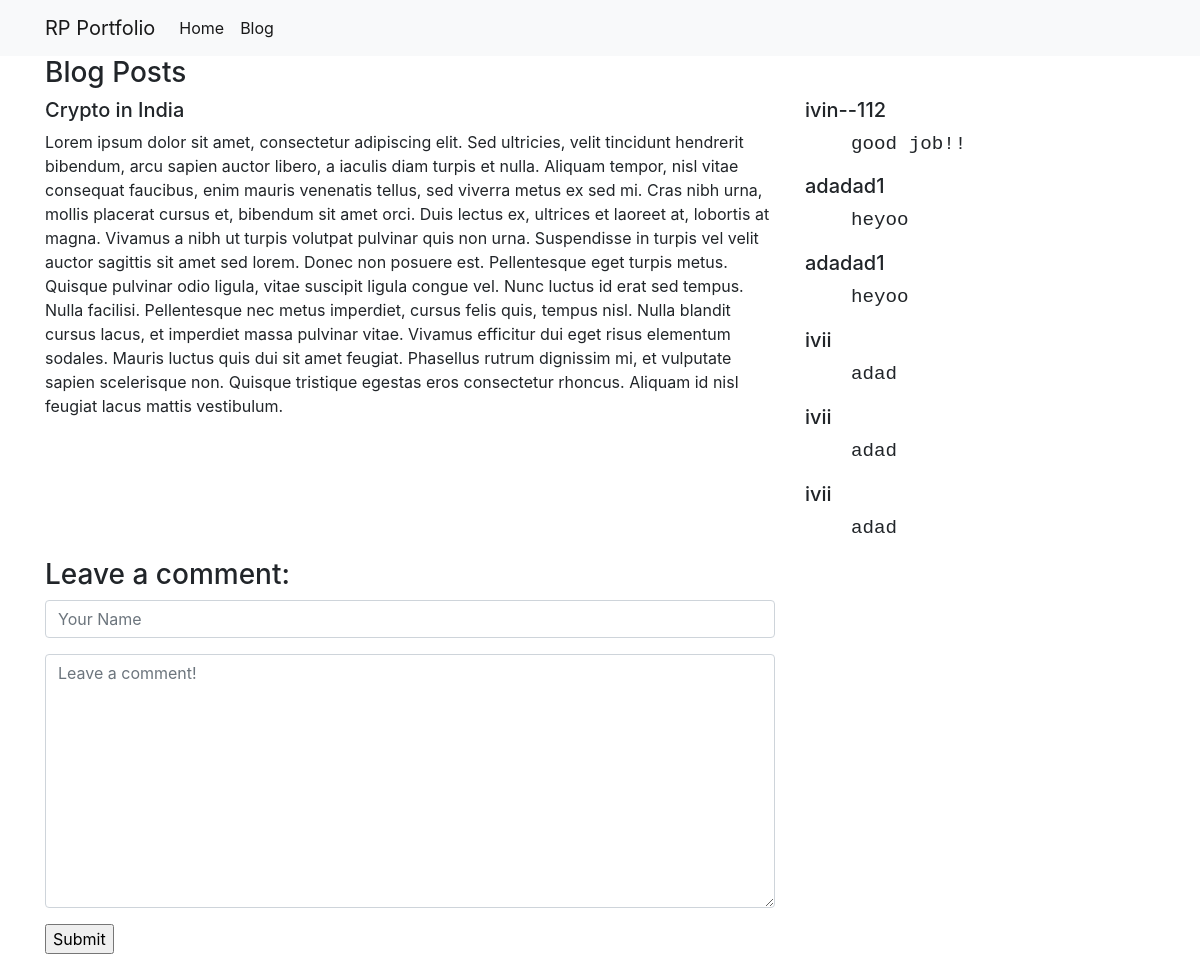
The page /blog/1 on the database its author committed.
### blog/models.py (models this page shows, shortened)
class Post(models.Model):
    user_name = models.CharField(max_length=40)
    title = models.CharField(max_length=100)
    body = models.TextField()
    created_date = models.DateTimeField(auto_now_add=True)
    modified_date = models.DateTimeField(auto_now=True)
    categories = models.ManyToManyField('Category', related_name='posts')

class Comment(models.Model):
    user_name = models.CharField(max_length=40)
    body = models.TextField()
    created_date = models.DateTimeField(auto_now_add=True)
    post = models.ForeignKey('Post', on_delete=models.CASCADE)

### blog/views.py (the view, shortened to what this page needs)
# urls.py: path("<int:pkey>", views.blog_detail, name="blog_detail"),
def blog_detail(request, pkey):
    post = Post.objects.get(pk=pkey)
    form = CommentForm()
    comments = Comment.objects.filter(post=post)
    context = {
        "post" : post,
        "comments": comments,
        "form" : form,
    }
    return render(request, "blog_detail.html", context)

### blog/forms.py
class CommentForm(forms.Form):
    user_name = forms.CharField(
        max_length=40,
        widget=forms.TextInput(attrs={
            "class":"form-control",
            "placeholder":"Your Name",
        })
    )
    body = forms.CharField(
        widget=forms.Textarea(attrs={
            "class": "form-control",
            "placeholder": "Leave a comment!"
        })
    )

### blog/templates/blog_detail.html (shortened to what this page needs)
{% extends "base.html" %}
{% load static %}
{% block page_content %}
<h3>Blog Posts</h3>
<div class="row">
    <div class="col-sm-8">
        <h5>{{post.title}}</h5>
        <p>{{post.body}}</p>
    </div>
    <div class="col-sm-4">
        {% for comment in comments %}
        <h5>{{comment.user_name}}</h5>
        <pre style="font-size: 120%;">    {{comment.body}}</pre>
        {% endfor %}
    </div>
    <div class="col-sm-8">
        <h3>Leave a comment:</h3>
        <form action="/blog/{{ post.pk }}" method="post">
            <div class="form-group">
                {{ form.user_name }}
            </div>
            <div class="form-group">
                {{ form.body }}
            </div>
            <input type="submit" value="Submit">
        </form>
    </div>
</div>
{%endblock%}

### rows shown on the page
Post: title "Crypto in India", body "Lorem ipsum dolor sit amet, consectetur adipiscing elit. Sed ultricies, velit tincidunt hendrerit bibendum, arcu sapien auctor libero, a iaculis diam turpis et nulla. Aliquam tempor, nisl vitae consequat faucibus, enim mauris venenatis tellus, sed viverra metus ex sed mi. Cras nibh urna, mollis placerat cursus et, bibendum sit amet orci. Duis lectus ex, ultrices et laoreet at, lobortis at magna. Vivamus a nibh ut turpis volutpat pulvinar quis non urna. Suspendisse in turpis vel velit auctor sagittis sit amet sed lorem. Donec non posuere est. Pellentesque eget turpis metus. Quisque pulvinar odio ligula, vitae suscipit ligula congue vel. Nunc luctus id erat sed tempus. Nulla facilisi.…"
Comment: user_name "ivin--112", body "good job!!"
Comment: user_name "adadad1", body "heyoo"
Comment: user_name "adadad1", body "heyoo"
Comment: user_name "ivii", body "adad"
Comment: user_name "ivii", body "adad"
Comment: user_name "ivii", body "adad"
